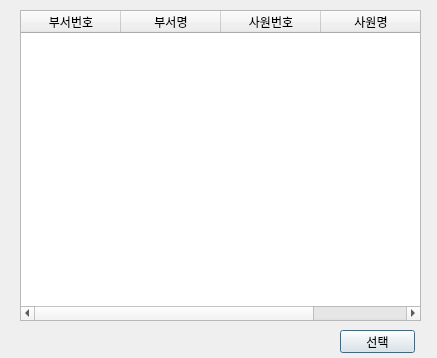
<?xml version="1.0" encoding="UTF-8"?>
<ui version="4.0">
 <class>Dialog</class>
 <widget class="QDialog" name="Dialog">
  <property name="geometry">
   <rect>
    <x>0</x>
    <y>0</y>
    <width>437</width>
    <height>358</height>
   </rect>
  </property>
  <property name="windowTitle">
   <string>Dialog</string>
  </property>
  <widget class="QTableWidget" name="tbl_info">
   <property name="geometry">
    <rect>
     <x>20</x>
     <y>10</y>
     <width>401</width>
     <height>311</height>
    </rect>
   </property>
   <property name="selectionBehavior">
    <enum>QAbstractItemView::SelectRows</enum>
   </property>
   <column>
    <property name="text">
     <string>부서번호</string>
    </property>
   </column>
   <column>
    <property name="text">
     <string>부서명</string>
    </property>
   </column>
   <column>
    <property name="text">
     <string>사원번호</string>
    </property>
   </column>
   <column>
    <property name="text">
     <string>사원명</string>
    </property>
   </column>
  </widget>
  <widget class="QPushButton" name="btn_confirm">
   <property name="geometry">
    <rect>
     <x>340</x>
     <y>330</y>
     <width>75</width>
     <height>23</height>
    </rect>
   </property>
   <property name="text">
    <string>선택</string>
   </property>
  </widget>
 </widget>
 <resources/>
 <connections/>
</ui>
